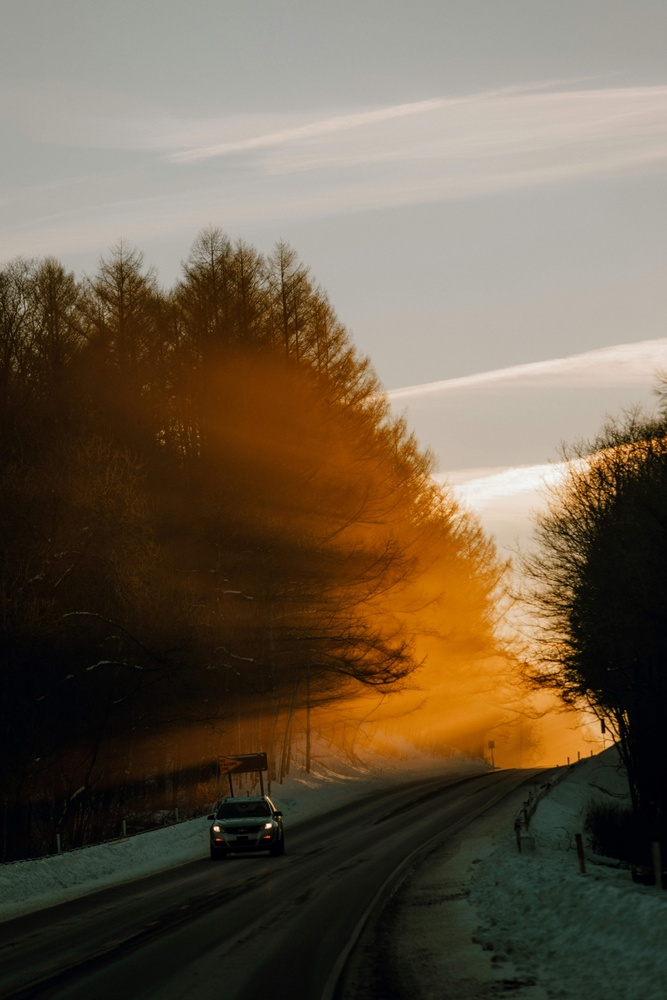
#> input picture Input images/image6.jpg, 667 x 1000 px, shrunk from 4480 x 6720 before the run, found by its file name
$ python Final-Integrated-Pipeline.py
#> lines starting #> are read from the running program, lines starting #| are printed output that depends on the picture
import cv2
import numpy as np
import matplotlib.pyplot as plt
import os

def process_image(input_path):
    """
    Complete DIP Enhancement Pipeline:
    Grayscale -> Histogram Equalization -> Gamma Correction
    """
#> called with input_path = 'image6.jpg'
    # 1. Image Acquisition
    img_bgr = cv2.imread(input_path)
#> img_bgr is the input picture: shape (1000, 667, 3); mean B, G, R 73.2, 92.8, 107.7
    if img_bgr is None:
        print(f"Error: {input_path} not found.")
        return None

    # 2. Pre-processing: Convert to Grayscale
    gray = cv2.cvtColor(img_bgr, cv2.COLOR_BGR2GRAY)
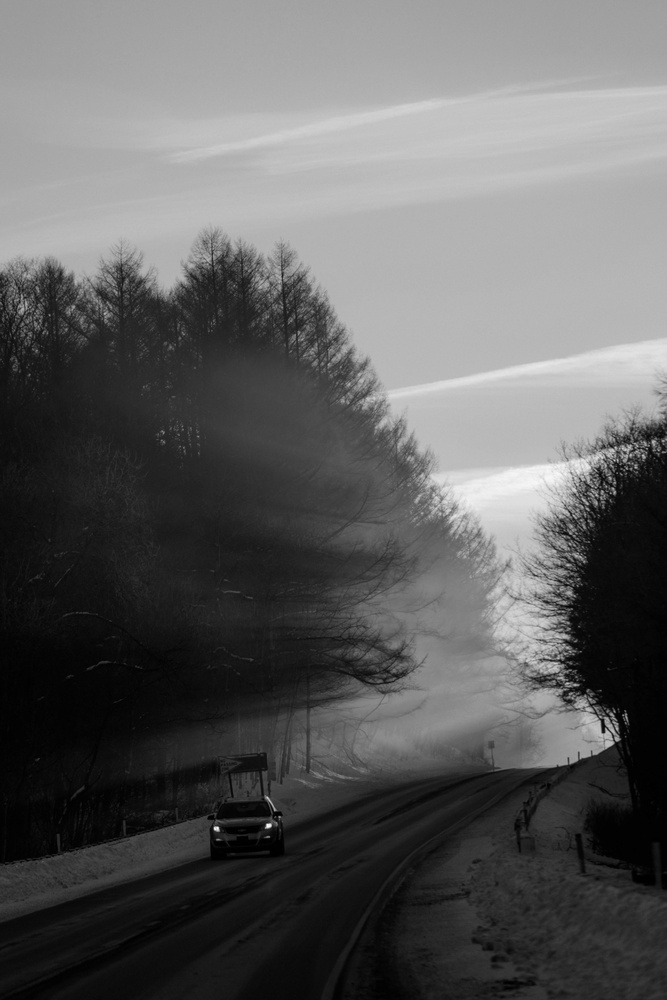
#> gray: shape (1000, 667); min 0, max 250, mean 95

    # 3. Step 1: Histogram Equalization (Fixes Contrast)
    equ = cv2.equalizeHist(gray)
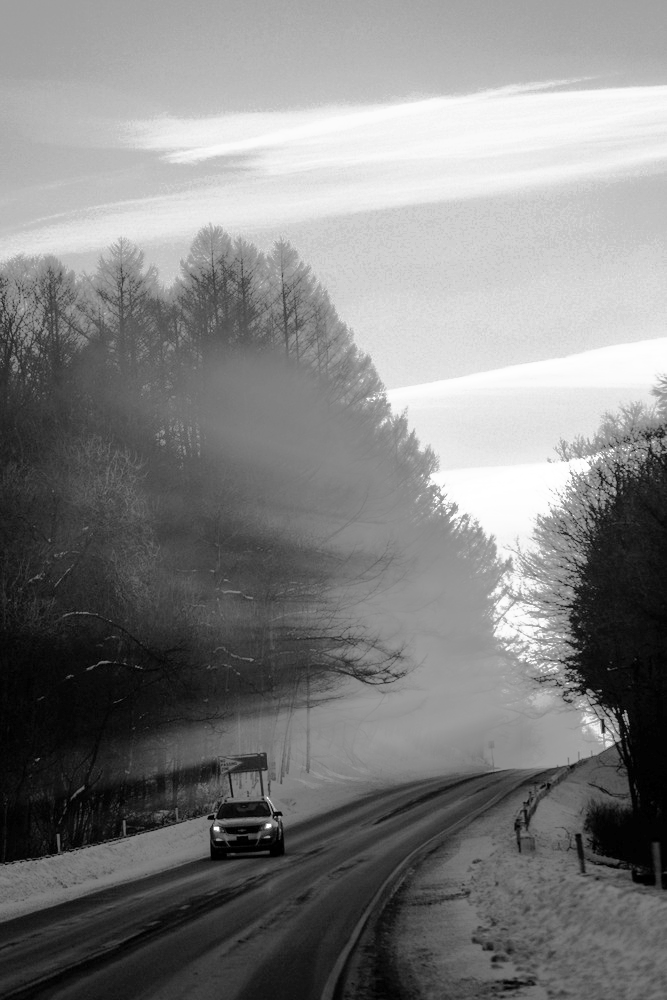
#> equ: shape (1000, 667); min 0, max 255, mean 128.4

    # 4. Step 2: Gamma Correction (γ = 1.2 for highlighting details)
    # Using the LUT method for professional performance
    gamma = 1.2
    invGamma = 1.0 / gamma
    table = np.array([((i / 255.0) ** invGamma) * 255 for i in np.arange(0, 256)]).astype("uint8")
    enhanced_image = cv2.LUT(equ, table)

    return gray, equ, enhanced_image

# --- Running the Final Pipeline ---
input_file = 'image6.jpg'
original_gray, step1_equ, final_enhanced = process_image(input_file)

if final_enhanced is not None:
    # Save the output to your project structure
    os.makedirs('images/output', exist_ok=True)
    cv2.imwrite('images/output/enhanced_result.jpg', final_enhanced)

    # Visual Comparison for the Report
    plt.figure(figsize=(18, 6))

    plt.subplot(1, 3, 1)
    plt.imshow(original_gray, cmap='gray')
    plt.title("1. Original Grayscale")
    plt.axis('off')

    plt.subplot(1, 3, 2)
    plt.imshow(step1_equ, cmap='gray')
    plt.title("2. After Hist. Equalization")
    plt.axis('off')

    plt.subplot(1, 3, 3)
    plt.imshow(final_enhanced, cmap='gray')
    plt.title("3. Final Enhanced (Hist + Gamma)")
    plt.axis('off')

    plt.suptitle("Lab 06: Final Integrated Enhancement System Pipeline", fontsize=16, fontweight='bold')
    plt.tight_layout()
    plt.show()
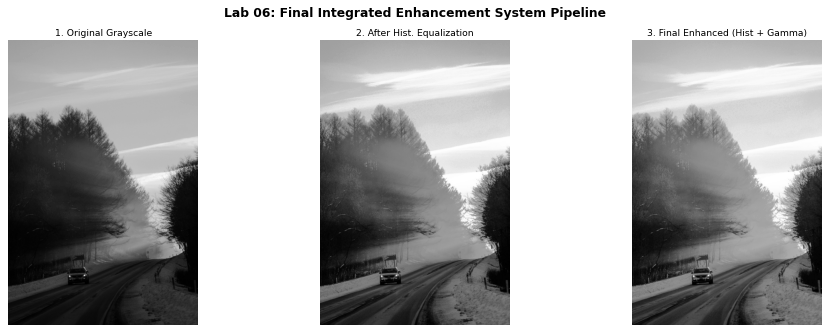
#> figure drawn by matplotlib, 3 panels

    print("Success! Enhanced image saved to 'images/output/enhanced_result.jpg'")

$ run again, with Input images/image2.jpg copied over Input images/image6.jpg
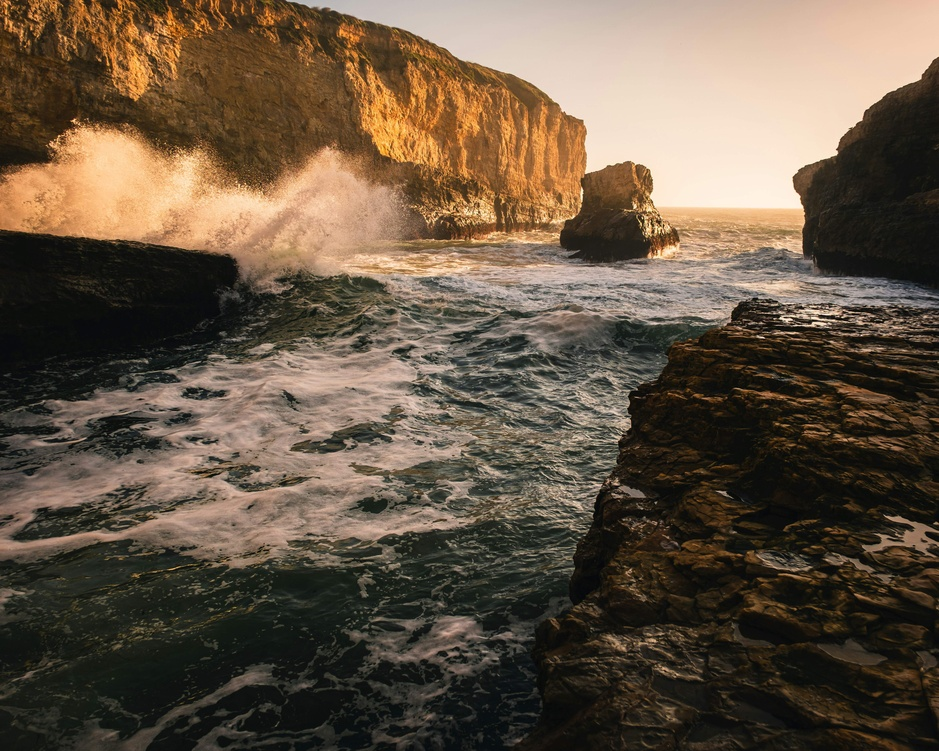
#> input picture Input images/image2.jpg, 939 x 751 px, shrunk from 6005 x 4804 before the run, found by its file name
#> in process_image, img_bgr is the input picture: shape (751, 939, 3); mean B, G, R 67.6, 84.9, 100.5
#> in process_image, `equ = cv2.equalizeHist(gray)`:
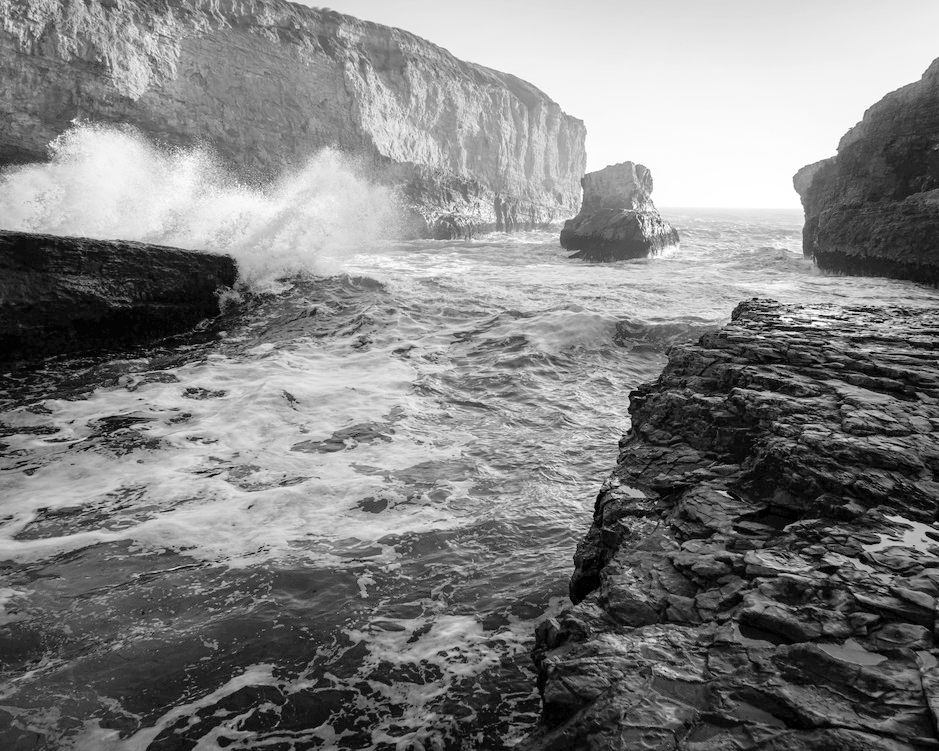
#> equ: shape (751, 939); min 0, max 255, mean 128.4
#> `plt.show()`:
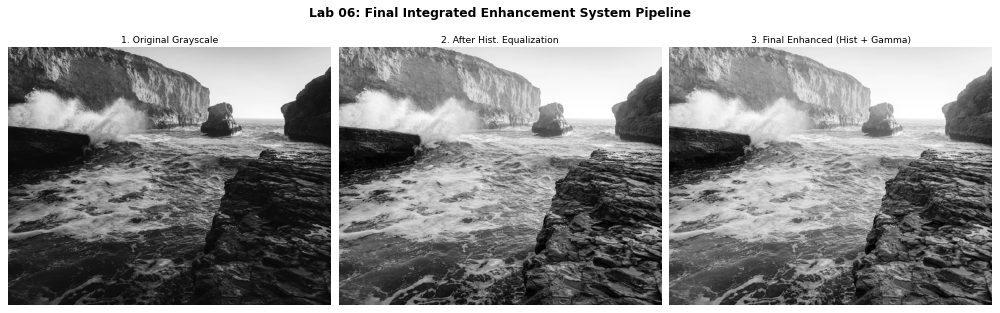
#> figure drawn by matplotlib, 3 panels

$ run again, with Input images/image3.jpg copied over Input images/image6.jpg
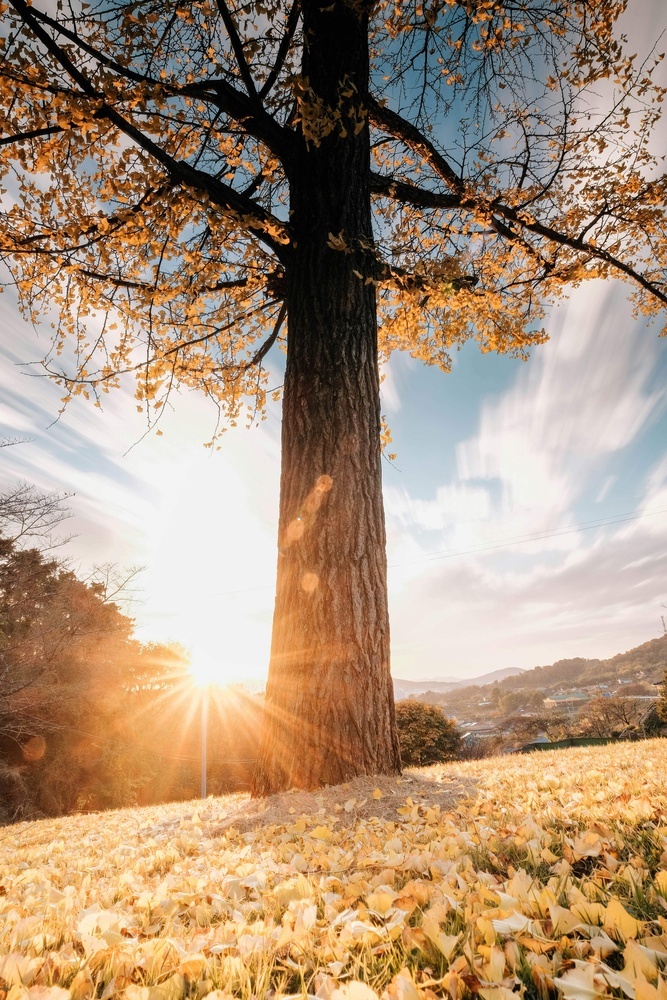
#> input picture Input images/image3.jpg, 667 x 1000 px, shrunk from 4000 x 6000 before the run, found by its file name
#> in process_image, img_bgr is the input picture: shape (1000, 667, 3); mean B, G, R 119.8, 145.3, 171.5
#> in process_image, `equ = cv2.equalizeHist(gray)`:
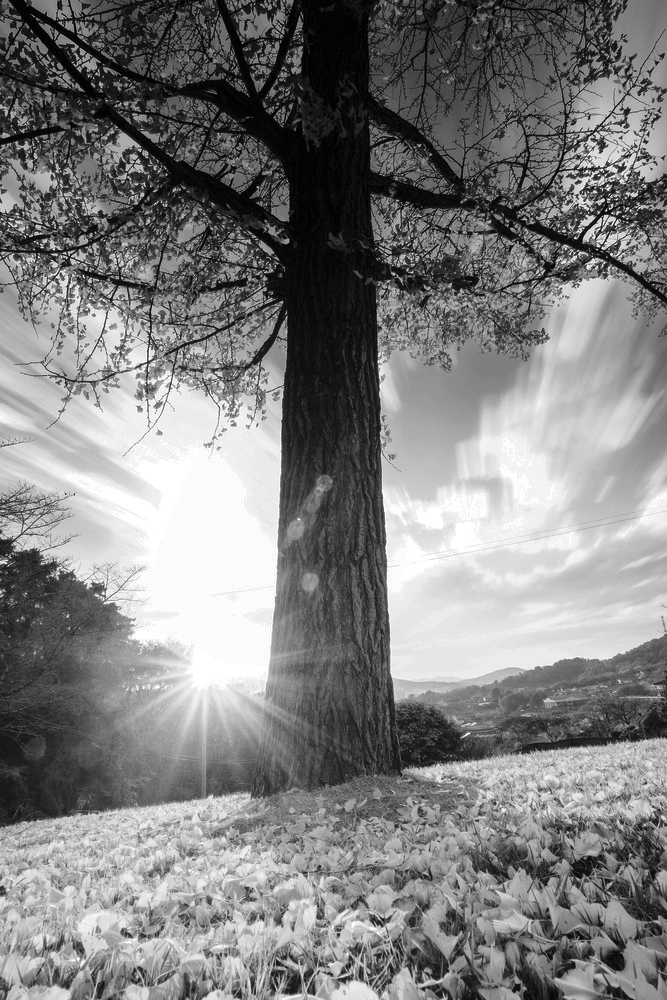
#> equ: shape (1000, 667); min 0, max 255, mean 128.1
#> `plt.show()`:
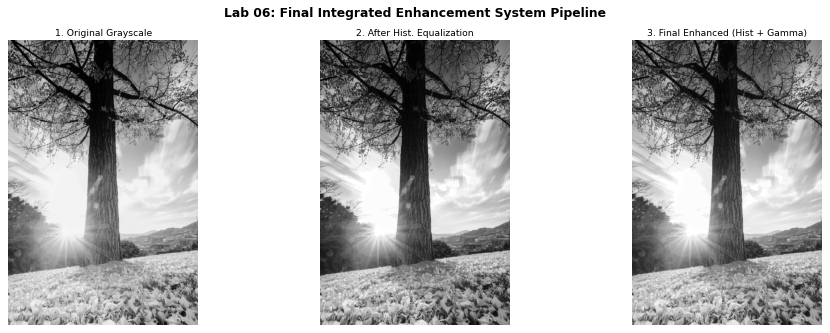
#> figure drawn by matplotlib, 3 panels
